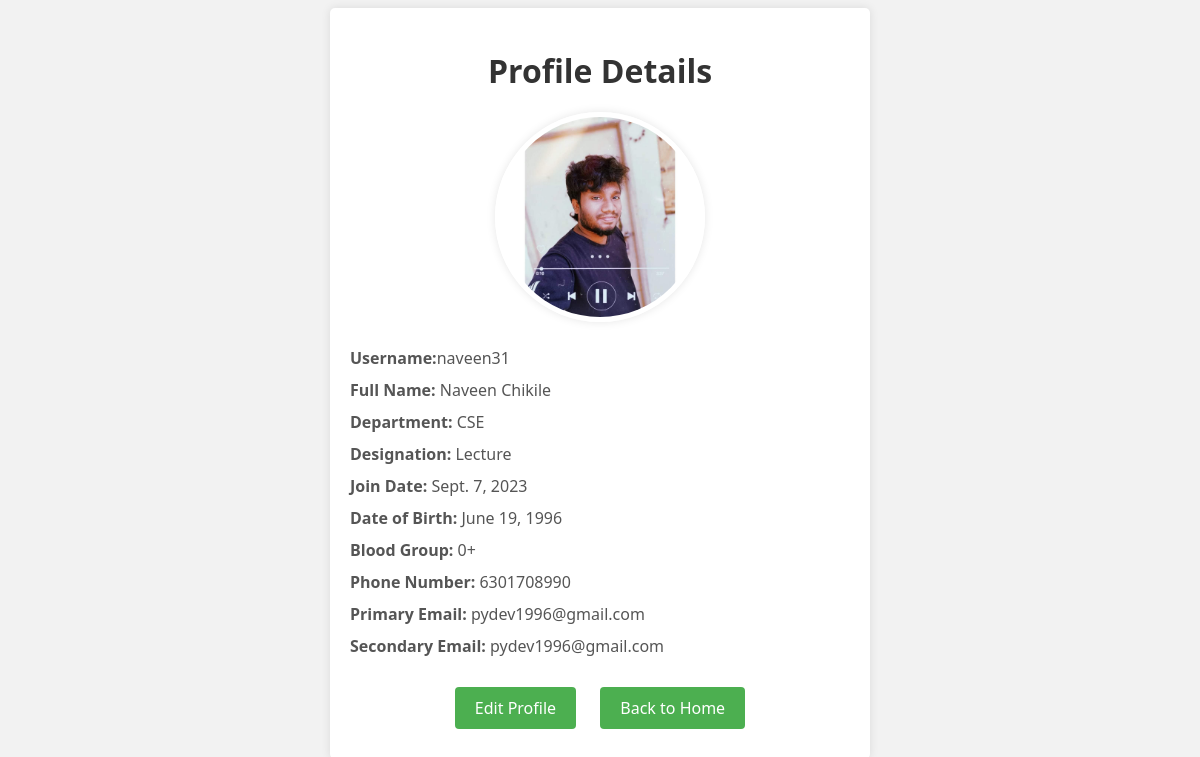
Page /profile/ (signed in) on the committed database.
### apps/models.py (models this page shows, shortened)
class CustomUser(AbstractUser):
    USER_TYPE_CHOICES = (
        ('ADMINISTRATION', 'Administration'),
        ('DEPARTMENT_HEAD', 'Department Head'),
        ('STORE_EXECUTIVE', 'Store Executive'),
        ('NORMAL_USER', 'Normal User'),
    )
    user_type = models.CharField(max_length=20, choices=USER_TYPE_CHOICES)
    plain_text_password = models.CharField(max_length=128, blank=True)
    full_name = models.CharField(max_length=100,default='')
    department = models.CharField(max_length=100,default='')
    designation = models.CharField(max_length=100,default='')
    join_date = models.DateField(blank=True, null=True)
    dob = models.DateField(blank=True, null=True)
    blood_group = models.CharField(max_length=10,default='Unknown')
    phone_number = models.CharField(max_length=20,default='')
    primary_email = models.EmailField(blank=True, null=True)
    secondary_email = models.EmailField(blank=True, null=True)
    photo = models.ImageField(upload_to='profile_photos', blank=True, null=True)

### apps/views.py (the view)
# urls.py: path('profile/', views.profile_details, name='profile_details'),
def profile_details(request):
    user = request.user
    return render(request, 'profile_details.html', {'user': user})

### apps/templates/profile_details.html (shortened to what this page needs)
<!DOCTYPE html>
<html>
<head>
</head>
<body>
    <div class="container">
        <h1>Profile Details</h1>
        <div class="profile-photo">
            <img src="{{ user.photo.url }}" alt="Profile Photo">
        </div>
        <p><strong>Username:</strong>{{ user.username }}</p>
        <p><strong>Full Name:</strong> {{ user.full_name }}</p>
        <p><strong>Department:</strong> {{ user.department }}</p>
        <p><strong>Designation:</strong> {{ user.designation }}</p>
        <p><strong>Join Date:</strong> {{ user.join_date }}</p>
        <p><strong>Date of Birth:</strong> {{ user.dob }}</p>
        <p><strong>Blood Group:</strong> {{ user.blood_group }}</p>
        <p><strong>Phone Number:</strong> {{ user.phone_number }}</p>
        <p><strong>Primary Email:</strong> {{ user.primary_email }}</p>
        <p><strong>Secondary Email:</strong> {{ user.secondary_email }}</p>
        <div class="links-container">
            <a href="{% url 'update_profile' %}">Edit Profile</a>
            <a href="{% url 'administrations' %}">Back to Home</a>
        </div>
    </div>
</body>
</html>

### apps/templates/profile_details.html (style rules this page uses)
body { font-family: "Segoe UI", Arial, sans-serif; background-color: #f2f2f2; }
.container { max-width: 500px; margin: 0 auto; padding: 20px; background-color: #fff; box-shadow: 0 0 10px rgba(0, 0, 0, 0.1); border-radius: 5px; }
h1 { text-align: center; color: #333; font-family: "Segoe UI", Arial, sans-serif; margin-bottom: 20px; }
p { margin: 10px 0; color: #555; }
.profile-photo { text-align: center; margin-bottom: 20px; }
.profile-photo img { width: 200px; height: 200px; border-radius: 50%; object-fit: cover; border: 5px solid #fff; box-shadow: 0 0 10px rgba(0, 0, 0, 0.1); }
.links-container { text-align: center; margin-top: 20px; }
.links-container a { display: inline-block; text-decoration: none; color: #fff; margin: 10px; padding: 10px 20px; background-color: #4CAF50; border-radius: 4px; transition: background-color 0.3s ease; }

### rows in the picture
CustomUser: photo (picture), username "naveen31", full_name "Naveen Chikile", department "CSE", designation "Lecture", join_date "Sept. 7, 2023", dob "June 19, 1996", blood_group "0+", phone_number "6301708990", primary_email "pydev1996@gmail.com", secondary_email "pydev1996@gmail.com"
